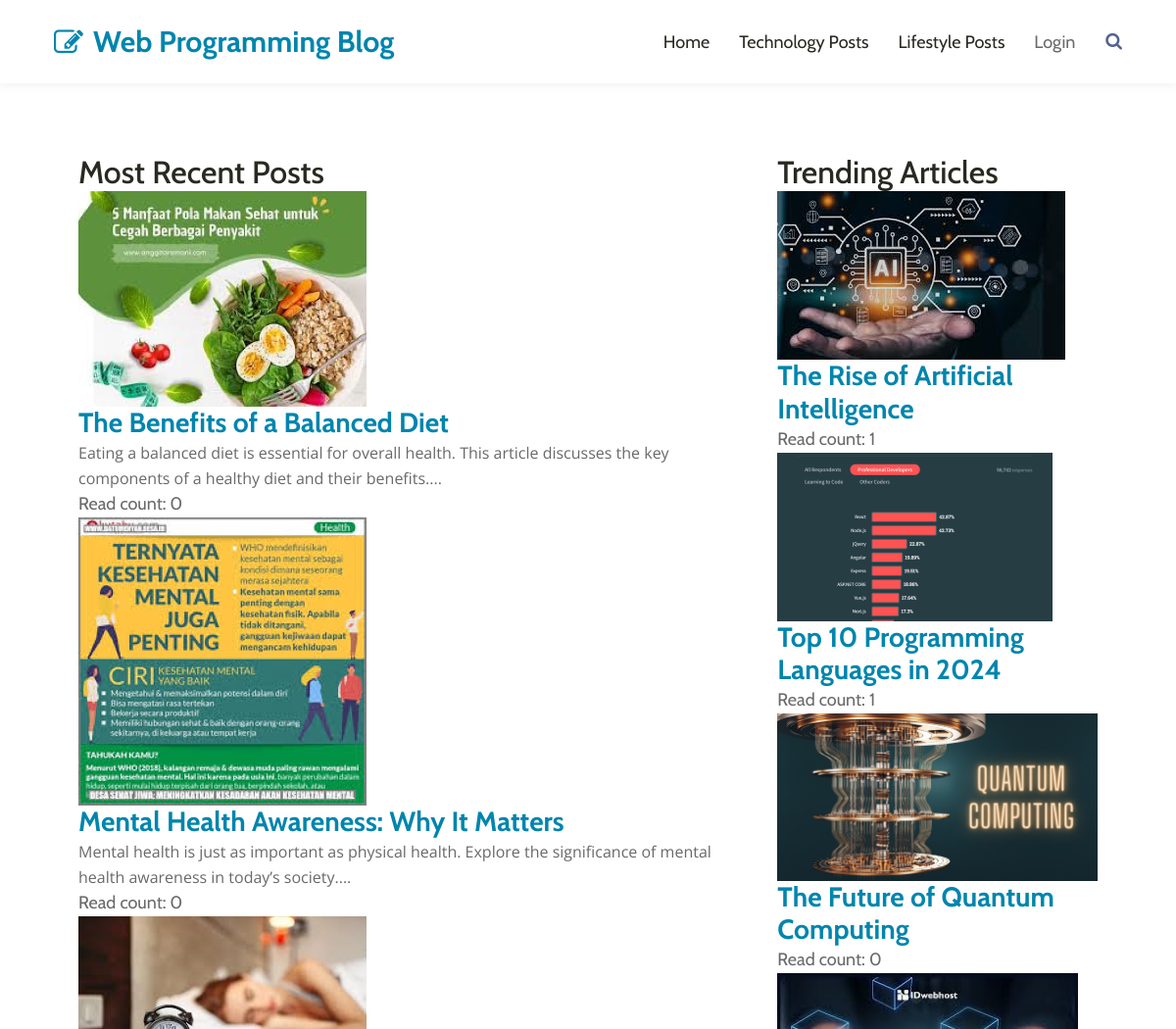
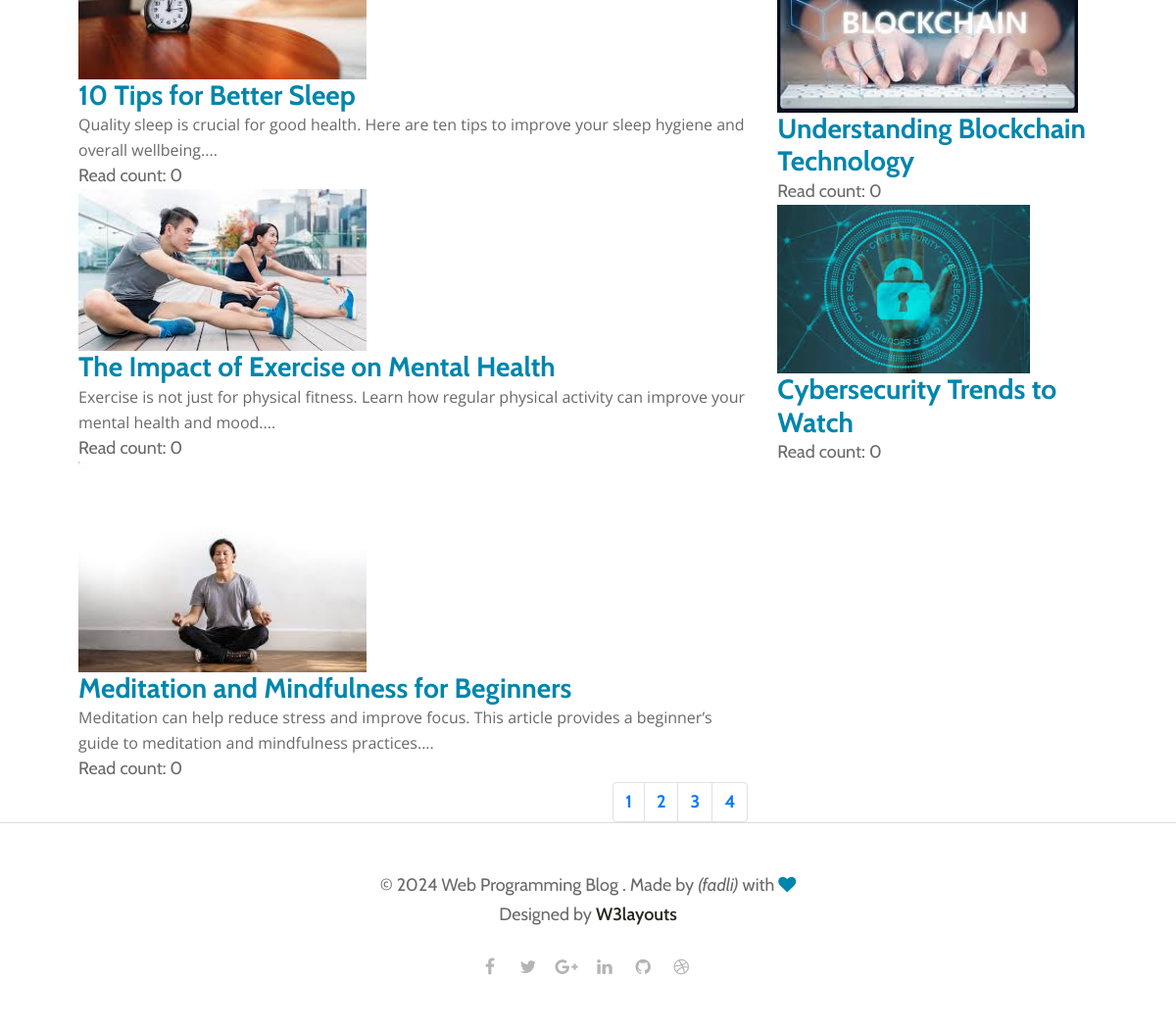
The page / on the database its author committed (2 pictures, top to bottom).
### tables this page shows
CREATE TABLE `articles` (
  `id` bigint(20) NOT NULL,
  `title` varchar(255) NOT NULL,
  `content` text NOT NULL,
  `photo_path` varchar(255) DEFAULT NULL,
  `category_id` bigint(20) DEFAULT NULL,
  `created_at` timestamp NOT NULL DEFAULT current_timestamp(),
  `updated_at` timestamp NOT NULL DEFAULT current_timestamp() ON UPDATE current_timestamp(),
  `view_count` int(11) DEFAULT 0
);

### index.php (the view, shortened to what this page needs)
<?php
include 'db.php';
$page = isset($_GET['page']) ? (int)$_GET['page'] : 1;
$limit = 5;
$offset = ($page - 1) * $limit;
$recentArticlesQuery = "SELECT * FROM articles ORDER BY created_at DESC LIMIT $limit OFFSET $offset";
$recentArticles = $conn->query($recentArticlesQuery)->fetch_all(MYSQLI_ASSOC);
$totalArticlesQuery = "SELECT COUNT(*) FROM articles";
$totalArticles = $conn->query($totalArticlesQuery)->fetch_row()[0];
$totalPages = ceil($totalArticles / $limit);
$trendingArticlesQuery = "SELECT * FROM articles ORDER BY view_count DESC LIMIT 5";
$trendingArticles = $conn->query($trendingArticlesQuery)->fetch_all(MYSQLI_ASSOC);
?>
<!doctype html>
<html lang="en">
<head>
    <link rel="stylesheet" href="assets/css/style-starter.css">
</head>
<body>
    <header class="w3l-header">
        <nav class="navbar navbar-expand-lg navbar-light fill px-lg-0 py-0 px-3">
            <div class="container">
                <a class="navbar-brand" href="index.php">
                    <span class="fa fa-pencil-square-o"></span> Web Programming Blog</a>
                <div class="collapse navbar-collapse" id="navbarSupportedContent">
                    <ul class="navbar-nav ml-auto">
                        <li class="nav-item active">
                            <a class="nav-link" href="index.php">Home</a>
                        </li>
                        <li class="nav-item active">
                            <a class="nav-link" href="technology.php">Technology posts</a>
                        </li>
                        <li class="nav-item active">
                            <a class="nav-link" href="lifestyle.php">Lifestyle posts</a>
                        </li>
                        <li class="nav-item @@contact__active">
                            <a class="nav-link" href="login.html">Login</a>
                        </li>
                    </ul>
                    <div class="search-right mt-lg-0 mt-2">
                        <a href="#search" title="search"><span class="fa fa-search" aria-hidden="true"></span></a>
                    </div>
                </div>
            </div>
        </nav>
    </header>
    <div class="w3l-homeblock1">
        <div class="container pt-lg-5 pt-md-4">
            <div class="container mt-4">
                <div class="row">
                    <div class="col-lg-8">
                        <h2>Most Recent Posts</h2>
                        <div id="recent-posts">
                            <?php foreach ($recentArticles as $article): ?>
                                <div class="post">
                                <?php if (!empty($article['photo_path'])): ?>
                                    <img src="uploads/<?= $article['photo_path']; ?>" alt="<?= $article['title']; ?>" style="max-width: 100%; height: auto;">
                                <?php endif; ?>
                                <h3><a href="article.php?id=<?= $article['id']; ?>"><?= $article['title']; ?></a></h3>
                                <p><?= substr($article['content'], 0, 150); ?>...</p>
                                <span>Read count: <?= $article['view_count']; ?></span>
                            </div>
                        <?php endforeach; ?>
                        </div>
                        <nav aria-label="Page navigation">
                            <ul class="pagination">
                                <?php for ($i = 1; $i <= $totalPages; $i++): ?>
                                    <li class="page-item"><a class="page-link" href="index.php?page=<?= $i; ?>"><?= $i; ?></a></li>
                                <?php endfor; ?>
                            </ul>
                        </nav>
                    </div>
                    <div class="col-lg-4">
                        <h2>Trending Articles</h2>
                        <div id="trending-posts">
                            <?php foreach ($trendingArticles as $article): ?>
                                <div class="post">
                                    <?php if (!empty($article['photo_path'])): ?>
                                        <img src="<?= $article['photo_path']; ?>" alt="<?= $article['title']; ?>" style="max-width: 100%; height: auto;">
                                    <?php endif; ?>
                                    <h3><a href="article.php?id=<?= $article['id']; ?>"><?= $article['title']; ?></a></h3>
                                    <span>Read count: <?= $article['view_count']; ?></span>
                                </div>
                            <?php endforeach; ?>
                        </div>
                    </div>
                </div>
            </div>
        </div>
    </div>
    <footer class="w3l-footer-16">
        <div class="footer-content py-lg-5 py-4 text-center">
            <div class="container">
                <div class="copy-right">
                    <h6>© 2024 Web Programming Blog . Made by <i>(fadli)</i> with <span class="fa fa-heart" aria-hidden="true"></span><br>Designed by
                        <a href="https://w3layouts.com">W3layouts</a> </h6>
                </div>
                <ul class="author-icons mt-4">
                    <li><a class="facebook" href="#url"><span class="fa fa-facebook" aria-hidden="true"></span></a></li>
                    <li><a class="twitter" href="#url"><span class="fa fa-twitter" aria-hidden="true"></span></a></li>
                    <li><a class="google" href="#url"><span class="fa fa-google-plus" aria-hidden="true"></span></a></li>
                    <li><a class="linkedin" href="#url"><span class="fa fa-linkedin" aria-hidden="true"></span></a></li>
                    <li><a class="github" href="#url"><span class="fa fa-github" aria-hidden="true"></span></a></li>
                    <li><a class="dribbble" href="#url"><span class="fa fa-dribbble" aria-hidden="true"></span></a></li>
                </ul>
            </div>
        </div>
    </footer>
</body>
</html>

### rows shown on the page
articles: photo_path (picture), title "The Benefits of a Balanced Diet", content "Eating a balanced diet is essential for overall health. This article discusses the key components of a healthy diet and their benefits.", view_count "0"
articles: photo_path (picture), title "Mental Health Awareness: Why It Matters", content "Mental health is just as important as physical health. Explore the significance of mental health awareness in today’s society.", view_count "0"
articles: photo_path (picture), title "10 Tips for Better Sleep", content "Quality sleep is crucial for good health. Here are ten tips to improve your sleep hygiene and overall wellbeing.", view_count "0"
articles: photo_path (picture), title "The Impact of Exercise on Mental Health", content "Exercise is not just for physical fitness. Learn how regular physical activity can improve your mental health and mood.", view_count "0"
articles: photo_path (picture), title "Meditation and Mindfulness for Beginners", content "Meditation can help reduce stress and improve focus. This article provides a beginner’s guide to meditation and mindfulness practices.", view_count "0"
articles: photo_path (picture), title "The Rise of Artificial Intelligence", view_count "1"
articles: photo_path (picture), title "Top 10 Programming Languages in 2024", view_count "1"
articles: photo_path (picture), title "The Future of Quantum Computing", view_count "0"
articles: photo_path (picture), title "Understanding Blockchain Technology", view_count "0"
articles: photo_path (picture), title "Cybersecurity Trends to Watch", view_count "0"
